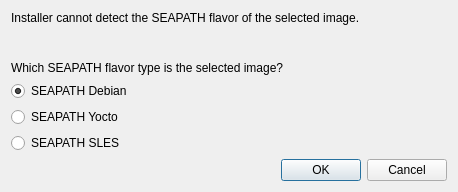
<?xml version="1.0" encoding="UTF-8"?>
<ui version="4.0">
 <class>SeapathFlavorSelection</class>
 <widget class="QDialog" name="SeapathFlavorSelection">
  <property name="geometry">
   <rect>
    <x>0</x>
    <y>0</y>
    <width>454</width>
    <height>192</height>
   </rect>
  </property>
  <property name="windowTitle">
   <string>Dialog</string>
  </property>
  <layout class="QGridLayout" name="gridLayout">
   <item row="0" column="0">
    <widget class="QLabel" name="label_2">
     <property name="text">
      <string>Installer cannot detect the SEAPATH flavor of the selected image.</string>
     </property>
     <property name="wordWrap">
      <bool>true</bool>
     </property>
    </widget>
   </item>
   <item row="1" column="0">
    <spacer name="verticalSpacer">
     <property name="orientation">
      <enum>Qt::Vertical</enum>
     </property>
     <property name="sizeHint" stdset="0">
      <size>
       <width>436</width>
       <height>36</height>
      </size>
     </property>
    </spacer>
   </item>
   <item row="2" column="0">
    <widget class="QLabel" name="label_3">
     <property name="text">
      <string>Which SEAPATH flavor type is the selected image?</string>
     </property>
    </widget>
   </item>
   <item row="3" column="0">
    <widget class="QRadioButton" name="debianRadioButton">
     <property name="text">
      <string>SEAPATH Debian</string>
     </property>
     <property name="checked">
      <bool>true</bool>
     </property>
    </widget>
   </item>
   <item row="4" column="0">
    <widget class="QRadioButton" name="yoctoRadioButton">
     <property name="text">
      <string>SEAPATH Yocto</string>
     </property>
    </widget>
   </item>
   <item row="5" column="0">
    <widget class="QRadioButton" name="slesRadioButton">
     <property name="text">
      <string>SEAPATH SLES</string>
     </property>
    </widget>
   </item>
   <item row="6" column="0">
    <widget class="QDialogButtonBox" name="buttonBox">
     <property name="enabled">
      <bool>true</bool>
     </property>
     <property name="orientation">
      <enum>Qt::Horizontal</enum>
     </property>
     <property name="standardButtons">
      <set>QDialogButtonBox::Cancel|QDialogButtonBox::Ok</set>
     </property>
    </widget>
   </item>
  </layout>
 </widget>
 <resources/>
 <connections>
  <connection>
   <sender>buttonBox</sender>
   <signal>accepted()</signal>
   <receiver>SeapathFlavorSelection</receiver>
   <slot>accept()</slot>
   <hints>
    <hint type="sourcelabel">
     <x>248</x>
     <y>254</y>
    </hint>
    <hint type="destinationlabel">
     <x>157</x>
     <y>274</y>
    </hint>
   </hints>
  </connection>
  <connection>
   <sender>buttonBox</sender>
   <signal>rejected()</signal>
   <receiver>SeapathFlavorSelection</receiver>
   <slot>reject()</slot>
   <hints>
    <hint type="sourcelabel">
     <x>316</x>
     <y>260</y>
    </hint>
    <hint type="destinationlabel">
     <x>286</x>
     <y>274</y>
    </hint>
   </hints>
  </connection>
 </connections>
</ui>
